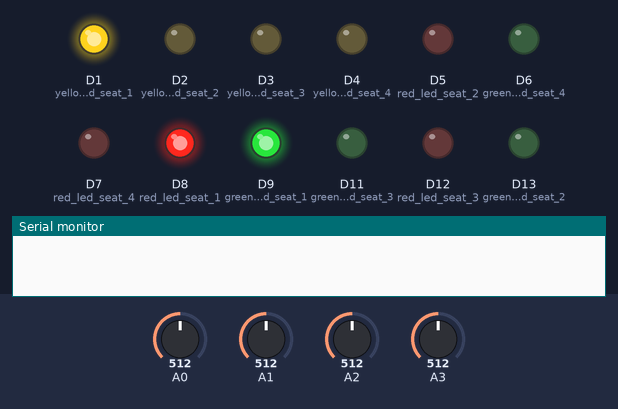
The sketch below on a simulated Arduino MKR. Parts: output pins drawn as LEDs (lit = HIGH), the last lines printed to the serial monitor. The inputs (shaded band) are chosen by the test bench; at power-on: A0 = 512, A1 = 512, A2 = 512, A3 = 512. WiFi joins after 1.5 s; servers stay silent unless stated; uploads are accepted with an empty reply.

Above: at 0.1 s.
At 4.1 s:
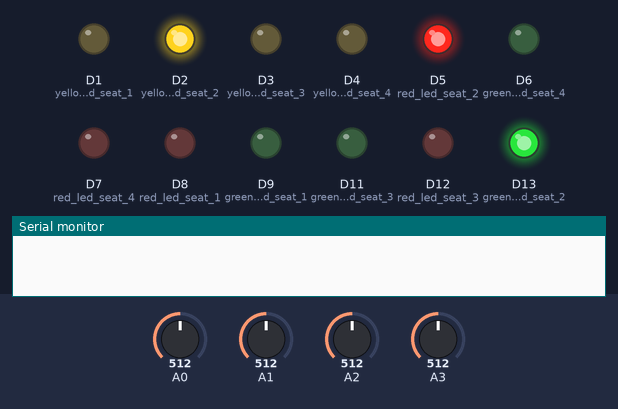
At 8.1 s:
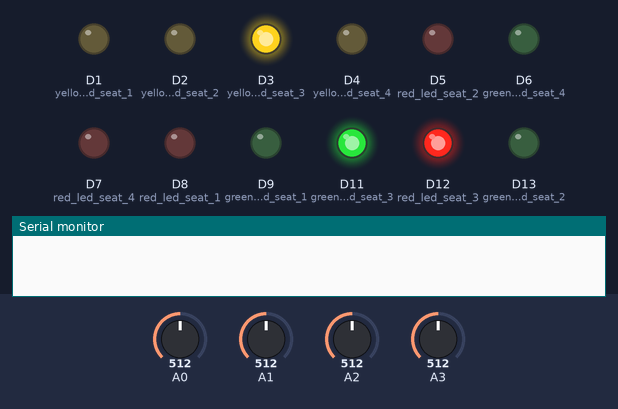
At 12.1 s:
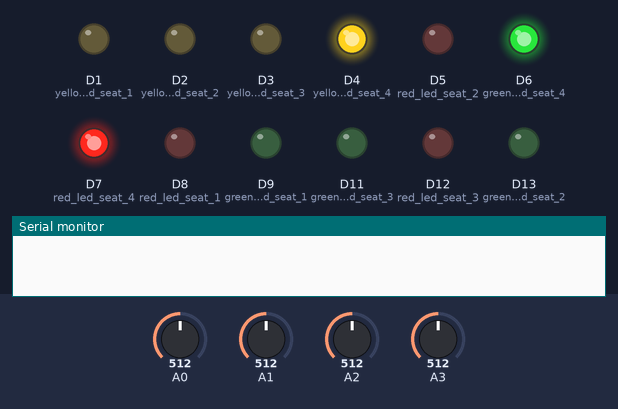
At 16.1 s:
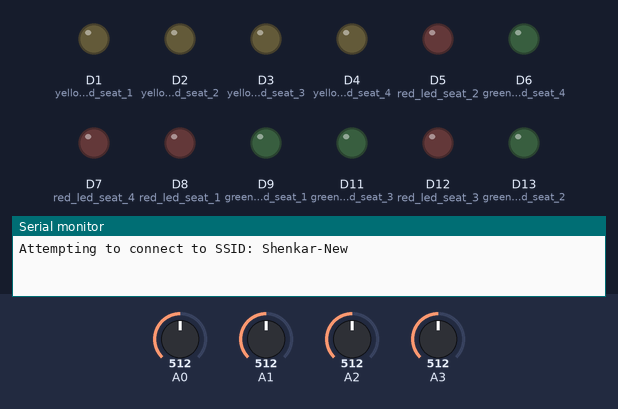
At 28.6 s:
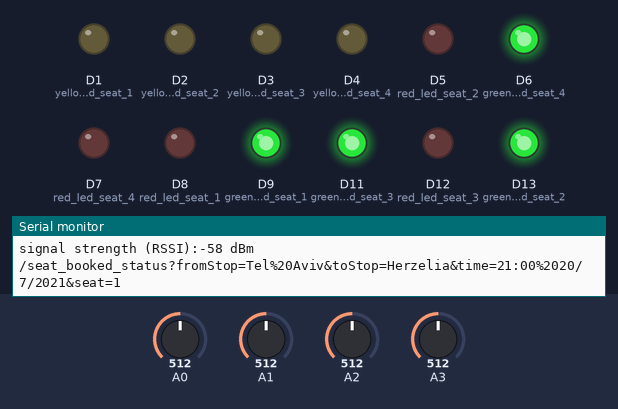
Timing chart, 0 to 30.1 s (numbered marks = the images above):
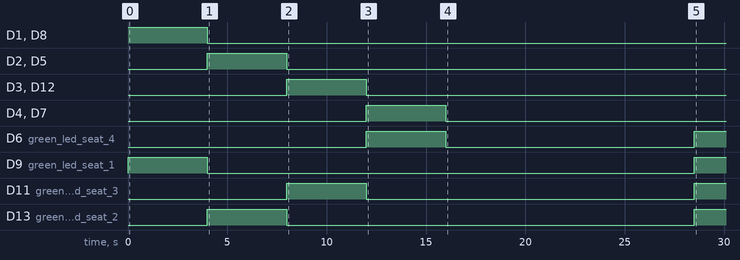

Measured:
- by itself, D6 (green_led_seat_4): HIGH → LOW at 16.0 s, → HIGH 12.5 s later
- by itself, D9 (green_led_seat_1): HIGH → LOW at 4.0 s, → HIGH 24.5 s later
- by itself, D11 (green_led_seat_3): HIGH → LOW at 12.0 s, → HIGH 16.5 s later
- by itself, D13 (green_led_seat_2): HIGH → LOW at 8.0 s, → HIGH 20.5 s later

The sketch:

networked_train.ino
```cpp
#include <SPI.h>
#include <WiFiNINA.h>
#include <String.h>

char ssid[] = "Shenkar-New";     // your network SSID (name)
char pass[] = "Shenkarwifi";        // your network password (use for WPA, or use as key for WEP)
int keyIndex = 0;               // your network key index number (needed only for WEP)

int status = WL_IDLE_STATUS;

// Initialize the WiFi client library
WiFiClient client;

// server address:
IPAddress server(52,211,158,121);

unsigned long lastConnectionTime = 0;            // last time you connected to the server, in milliseconds
const unsigned long postingInterval = 10L * 1000L; // delay between updates, in milliseconds
int sns1=0 , sns2=0 , sns3=0 , sns4=0;
// initialize seats
int seat1=0 , seat2=0 , seat3=0 , seat4=0;
int booked[5]={0,0,0,0,0},m=0;

int sensed1=0 , sensed2=0 , sensed3=0 , sensed4=0;

String MyString ;

void setup() {

   // initialize LEDs:
    pinMode(8,OUTPUT);// red led seat 1
    pinMode(5,OUTPUT);// red led seat 2
    pinMode(12,OUTPUT);// red led seat 3
    pinMode(7,OUTPUT);// red led seat 4
    pinMode(9,OUTPUT);// green led seat 1
    pinMode(13,OUTPUT);// green led seat 2
    pinMode(11,OUTPUT);// green led seat 3
    pinMode(6,OUTPUT);// green led seat 4
    pinMode(1,OUTPUT);// yellow led seat 1
    pinMode(2,OUTPUT);// yellow led seat 2
    pinMode(3,OUTPUT);// yellow led seat 3
    pinMode(4,OUTPUT);// yellow led seat 4
    // leds test:
    digitalWrite(1,HIGH);digitalWrite(8,HIGH);digitalWrite(9,HIGH); delay(4000);
    digitalWrite(1,LOW);digitalWrite(8,LOW);digitalWrite(9,LOW);
    digitalWrite(2,HIGH);digitalWrite(5,HIGH);digitalWrite(13,HIGH);delay(4000);
    digitalWrite(2,LOW);digitalWrite(5,LOW);digitalWrite(13,LOW);
    digitalWrite(3,HIGH);digitalWrite(11,HIGH);digitalWrite(12,HIGH);delay(4000);
    digitalWrite(3,LOW);digitalWrite(11,LOW);digitalWrite(12,LOW);
    digitalWrite(4,HIGH);digitalWrite(6,HIGH);digitalWrite(7,HIGH);delay(4000);
    digitalWrite(4,LOW);digitalWrite(6,LOW);digitalWrite(7,LOW);

    //Initialize serial and wait for port to open:
    Serial.begin(9600);
    while (!Serial) {  }

    // check for the WiFi module:
    if (WiFi.status() == WL_NO_MODULE) {
    Serial.println("Communication with WiFi module failed!");
    // don't continue
    while (true); }

    // attempt to connect to WiFi network:
    while (status != WL_CONNECTED) {
      Serial.print("Attempting to connect to SSID: ");
      Serial.println(ssid);
      // Connect to WPA/WPA2 network. Change this line if using open or WEP network:
       status = WiFi.begin(ssid, pass);

      // wait 10 seconds for connection:
       delay(10000);
                                   }
  // you're connected now, so print out the status:
   printWifiStatus();
               }

void loop() {
  delay(500);
  sns1 = analogRead(A0);
  sns2 = analogRead(A1);
  sns3 = analogRead(A2);
  sns4 = analogRead(A3);
  delay(500);

  if (sns1>600)sensed1=1;else sensed1=0;
  if (sns2>800)sensed2=1;else sensed2=0;
  if (sns3>800)sensed3=1;else sensed3=0;
  if (sns4>800)sensed4=1;else sensed4=0;

    if (sensed1==1){ if (seat1==0){
      Serial.println("seat1 is occupied"); seat1=1;
      httpRequest("/seat_status?fromStop=tel%20aviv&toStop=herzelia&user_id=5&time=21:00%2020/7/2021&seat=1&saved=1");}else;}

      else{if (seat1==1){
      Serial.println("seat1 is available");seat1=0;
      httpRequest("/seat_status?fromStop=tel%20aviv&toStop=herzelia&user_id=5&time=21:00%2020/7/2021&seat=1&saved=0");}else;}

    if (sensed2==1){ if (seat2==0){
      Serial.println("seat2 is occupied"); seat2=1;
      httpRequest("/seat_status?fromStop=tel%20aviv&toStop=herzelia&user_id=5&time=21:00%2020/7/2021&seat=2&saved=1");}else;}

     else{if (seat2==1){
      Serial.println("seat2 is available");seat2=0;
      httpRequest("/seat_status?fromStop=tel%20aviv&toStop=herzelia&user_id=5&time=21:00%2020/7/2021&seat=2&saved=0");}else;}

    if (sensed3==1){ if (seat3==0){
      Serial.println("seat3 is occupied"); seat3=1;
      httpRequest("/seat_status?fromStop=tel%20aviv&toStop=herzelia&user_id=5&time=21:00%2020/7/2021&seat=3&saved=1");}else;}

      else{if (seat3==1){
      Serial.println("seat3 is available");seat3=0;
      httpRequest("/seat_status?fromStop=tel%20aviv&toStop=herzelia&user_id=5&time=21:00%2020/7/2021&seat=3&saved=0");}else;}

    if (sensed4==1){ if (seat4==0){
      Serial.println("seat4 is occupied"); seat4=1;
      httpRequest("/seat_status?fromStop=tel%20aviv&toStop=herzelia&user_id=5&time=21:00%2020/7/2021&seat=4&saved=1");}else;}

      else{if (seat4==1){
      Serial.println("seat4 is available");seat4=0;
      httpRequest("/seat_status?fromStop=tel%20aviv&toStop=herzelia&user_id=5&time=21:00%2020/7/2021&seat=4&saved=0");}else;}

    if(seat1==0){
      digitalWrite(8,LOW);
    if(booked[0]==0){digitalWrite(9,HIGH);digitalWrite(1,LOW);}
       else{     digitalWrite(9,LOW);digitalWrite(1,HIGH);}}
       else{digitalWrite(8,HIGH);digitalWrite(9,LOW);digitalWrite(1,LOW);}

    if(seat2==0){
      digitalWrite(5,LOW);
    if(booked[1]==0){digitalWrite(13,HIGH);digitalWrite(2,LOW);}
      else{     digitalWrite(13,LOW);digitalWrite(2,HIGH);}}
      else{digitalWrite(5,HIGH);digitalWrite(13,LOW);digitalWrite(2,LOW);}

    if(seat3==0){
      digitalWrite(12,LOW);
    if(booked[2]==0){digitalWrite(11,HIGH);digitalWrite(3,LOW);}
      else{     digitalWrite(11,LOW);digitalWrite(3,HIGH);}}
      else{digitalWrite(12,HIGH);digitalWrite(11,LOW);digitalWrite(3,LOW);}

    if(seat4==0){
      digitalWrite(7,LOW);
    if(booked[3]==0){digitalWrite(6,HIGH);digitalWrite(4,LOW);}
      else{     digitalWrite(6,LOW);digitalWrite(4,HIGH);}}
      else{digitalWrite(7,HIGH);digitalWrite(6,LOW);digitalWrite(4,LOW);}

  // if ten seconds have passed since your last connection,
  // then connect again and send data:

    //currentMillis = millis();

    char charValue = m+'1';
    String reQ = "/seat_booked_status?fromStop=Tel%20Aviv&toStop=Herzelia&time=21:00%2020/7/2021&seat=";
    reQ.concat(charValue);
    Serial.println(reQ);
    if (millis() - lastConnectionTime > postingInterval) {
    //char charValue = m+'1'; // converting integer to character
   // if (reQ.indexOf("seat=3") > 0){reQ="/seat_booked_status?fromStop=Tel%20Aviv&toStop=Herzelia&time=18:17%2014/5/2021&seat=34";}
      httpRequest(reQ);

    //httpRequest("/seat_booked_status?fromStop=Tel%20Aviv&toStop=Herzelia&time=18:17%2014/5/2021&seat=1");
    //m++; m=m%4;

    //lastConnectionTime=currentMillis;
    delay(2000);
    if(!client.available()) Serial.println("Client not available after request - check the code!");

    String MyString="";
    while (client.available()) {char c = client.read(); MyString= MyString + c; Serial.write(c); }
    //Serial.println(MyString);
    client.flush();
    if (MyString.indexOf("booked") > 0 && MyString.indexOf("not booked") == -1){
      //Serial.println("!!!EXTRACTED TRUE  m= ");
      booked[m]=1;
     }else{booked[m]=0;}

    m++; m=m%4;
    lastConnectionTime=millis();
  }

}


// this method makes a HTTP connection to the server:
void httpRequest(String myRequest) {
  // close any connection before send a new request.
  // This will free the socket on the NINA module
  client.stop();

  String getRequest = "GET " + myRequest + " HTTP/1.1";
  // if there's a successful connection:
  if (client.connect(server, 8080)) {
    Serial.println("connecting...");
    // send the HTTP GET request:
    //client.println("GET /seat_status?fromStop=tel%20aviv&toStop=herzelia&user_id=5&time=18:17%2014/5/2021&seat=1&saved=1 HTTP/1.1");
    client.println(getRequest);
    client.println("Host: http://52.211.158.121:8080");
    //client.println("User-Agent: ArduinoWiFi/1.1");
    client.println("Connection: close");
    client.println();

    // note the time that the connection was made:
    //lastConnectionTime = millis();
    }else{
    // if you couldn't make a connection:
    Serial.println("connection failed");
         }
}


void printWifiStatus() {
  // print the SSID of the network you're attached to:
  Serial.print("SSID: ");
  Serial.println(WiFi.SSID());

  // print your board's IP address:
  IPAddress ip = WiFi.localIP();
  Serial.print("IP Address: ");
  Serial.println(ip);

  // print the received signal strength:
  long rssi = WiFi.RSSI();
  Serial.print("signal strength (RSSI):");
  Serial.print(rssi);
  Serial.println(" dBm");
  }
```
